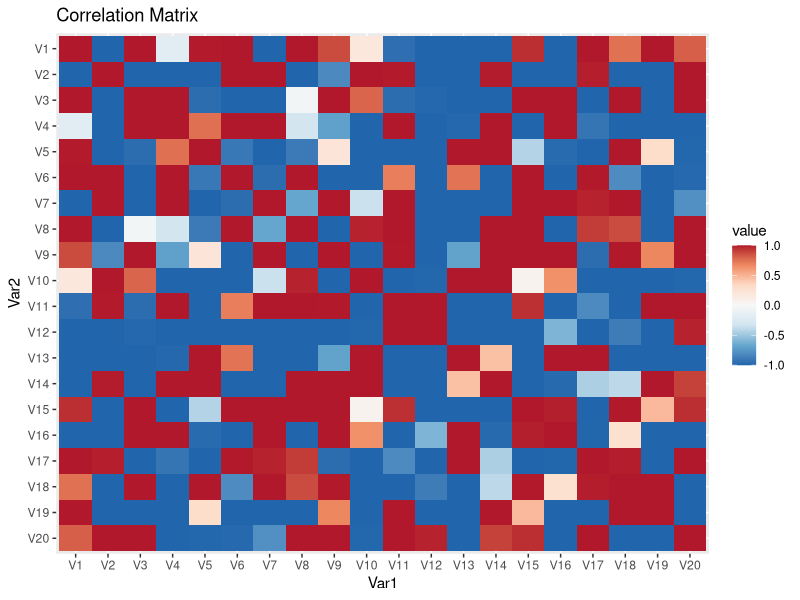
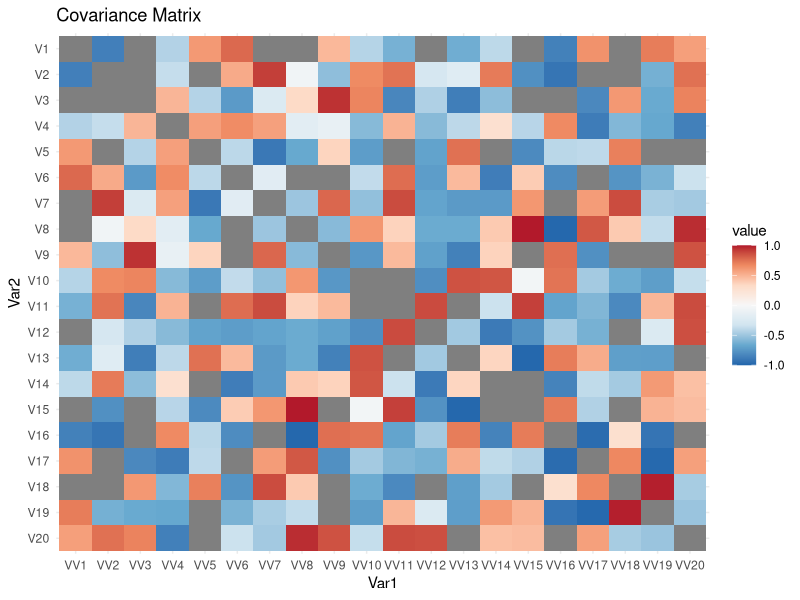

Recreate these plots in R, in order.
library(ggplot2)
library(tidyr)
library(dplyr)
library(Matrix)
library(deSolve)

# Function to create a correlation matrix with different distributions
createCorMat <- function(S, distribution_type = "normal", 
                         mean = 0, sd = 1, 
                         beta_shape1 = NULL, beta_shape2 = NULL, 
                         ushape1 = NULL, ushape2 = NULL) {
  n_off_diag <- S * (S - 1) / 2
  
  # Generate correlation values based on the chosen distribution
  if (distribution_type == "normal") {
    cor_values <- rnorm(n_off_diag, mean = mean, sd = sd)
  } else if (distribution_type == "beta") {
    cor_values <- rbeta(n_off_diag, shape1 = beta_shape1, shape2 = beta_shape2)
    cor_values <- 2 * (cor_values - 0.5)  # Map Beta values to [-1, 1]
  } else if (distribution_type == "u_shaped") {
    cor_values <- rbeta(n_off_diag, shape1 = ushape1, shape2 = ushape2)
    cor_values <- 2 * (cor_values - 0.5)  # Map Beta values to [-1, 1]
  } else {
    stop("Invalid distribution type specified.")
  }
  
  if (distribution_type == "normal") {
    cor_values <- scale(cor_values, center = mean(cor_values), scale = sd(cor_values))
    cor_values <- cor_values * sd + mean
  }
  
  cor_values[cor_values < -1] <- -1
  cor_values[cor_values > 1] <- 1
  
  corMat <- matrix(1, nrow = S, ncol = S)
  corMat[upper.tri(corMat)] <- cor_values
  corMat <- corMat * t(corMat)
  
  return(corMat)
}




#############################################


S <- 20

cor_matrix <- createCorMat(S, distribution_type = "normal", mean = 0, sd = 0.4)

cor_matrix <- createCorMat(S, distribution_type = "beta", beta_shape1 = 0.05, beta_shape2 = 0.05)

#cor_matrix <- createCorMat(S, distribution_type = "u_shaped", ushape1 = 0.5, ushape2 = 0.5)



cor_matrix <- as.data.frame(cor_matrix)
cor_matrix$Var1 = paste0("V", rownames(cor_matrix))
cor_matrix = cor_matrix %>%
  pivot_longer(-Var1, names_to = "Var2", values_to = "value") #|> na.omit()
cor_matrix$Var1 = factor(cor_matrix$Var1, levels = unique(cor_matrix$Var1))
cor_matrix$Var2 = factor(cor_matrix$Var2, levels = rev(unique(cor_matrix$Var2)))


# PLOT CORRELATION MATRIX

ggplot(data = cor_matrix,
       aes(x = Var1, y = Var2)) +
  geom_tile(aes(fill = value)) +
  scale_fill_distiller(palette = "RdBu", direction = -1, limits = c(-1,1)*max(abs(cor_matrix$value))) +
  ggtitle("Correlation Matrix")



# Pivot the long-format dataframe back to wide format
wide_cor_matrix <- cor_matrix %>%
  pivot_wider(names_from = Var2, values_from = value) %>%
  select(-Var1)

# Convert back to a matrix
recovered_matrix <- as.matrix(wide_cor_matrix)

# COMPUTE COVARIANCE MATRIX

sd_X = rep(1.1, 20)

covMat <- as.matrix(Matrix::nearPD(sd_X %*% t(sd_X) * recovered_matrix)$mat)


# PLOT COVARIANCE MATRIX

# Convert the covariance matrix to a dataframe and add row/column labels
covMat <- as.data.frame(covMat)
covMat$Var1 <- paste0("V", rownames(covMat))  # Create row labels

# Reshape the dataframe into long format
covMat_long <- covMat %>%
  pivot_longer(-Var1, names_to = "Var2", values_to = "value")

# Set factor levels for proper ordering of rows and columns
covMat_long$Var1 <- factor(covMat_long$Var1, levels = unique(covMat_long$Var1))  # Row order (Var1)
covMat_long$Var2 <- factor(covMat_long$Var2, levels = rev(unique(covMat_long$Var2)))  # Reverse order for Var2

# Plot the covariance matrix
# ggplot(data = covMat_long, aes(x = Var1, y = Var2)) +
#   geom_tile(aes(fill = value)) +
#   scale_fill_distiller(palette = "RdBu", direction = -1, limits = c(-1, 1) * max(abs(covMat_long$value), na.rm = TRUE)) +
#   ggtitle("Covariance Matrix") +
#   theme_minimal()

ggplot(data = covMat_long, aes(x = Var1, y = Var2)) +
  geom_tile(aes(fill = value)) +
  scale_fill_distiller(palette = "RdBu", direction = -1, limits = c(-1, 1)) +
  ggtitle("Covariance Matrix") +
  theme_minimal()
